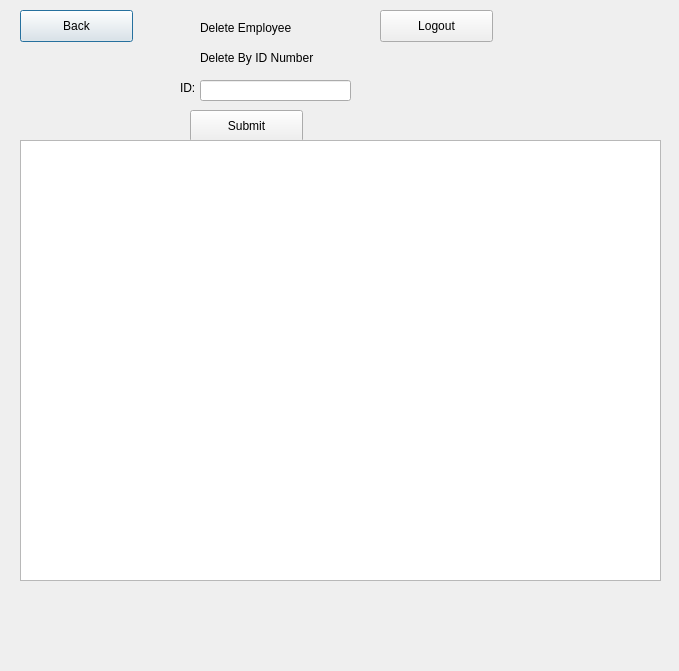
<?xml version="1.0" encoding="UTF-8"?>
<ui version="4.0">
 <class>deleteEmployee</class>
 <widget class="QDialog" name="deleteEmployee">
  <property name="geometry">
   <rect>
    <x>0</x>
    <y>0</y>
    <width>679</width>
    <height>671</height>
   </rect>
  </property>
  <property name="windowTitle">
   <string>Dialog</string>
  </property>
  <widget class="QPushButton" name="pushButton">
   <property name="geometry">
    <rect>
     <x>20</x>
     <y>10</y>
     <width>113</width>
     <height>32</height>
    </rect>
   </property>
   <property name="text">
    <string>Back</string>
   </property>
  </widget>
  <widget class="QLabel" name="label">
   <property name="geometry">
    <rect>
     <x>200</x>
     <y>20</y>
     <width>101</width>
     <height>16</height>
    </rect>
   </property>
   <property name="text">
    <string>Delete Employee</string>
   </property>
  </widget>
  <widget class="QPushButton" name="pushButton_2">
   <property name="geometry">
    <rect>
     <x>380</x>
     <y>10</y>
     <width>113</width>
     <height>32</height>
    </rect>
   </property>
   <property name="text">
    <string>Logout</string>
   </property>
  </widget>
  <widget class="QLabel" name="label_2">
   <property name="geometry">
    <rect>
     <x>200</x>
     <y>50</y>
     <width>141</width>
     <height>16</height>
    </rect>
   </property>
   <property name="text">
    <string>Delete By ID Number</string>
   </property>
  </widget>
  <widget class="QLabel" name="label_3">
   <property name="geometry">
    <rect>
     <x>180</x>
     <y>80</y>
     <width>60</width>
     <height>16</height>
    </rect>
   </property>
   <property name="text">
    <string>ID: </string>
   </property>
  </widget>
  <widget class="QLineEdit" name="lineEdit_id">
   <property name="geometry">
    <rect>
     <x>200</x>
     <y>80</y>
     <width>151</width>
     <height>21</height>
    </rect>
   </property>
  </widget>
  <widget class="QPushButton" name="pushButton_3">
   <property name="geometry">
    <rect>
     <x>190</x>
     <y>110</y>
     <width>113</width>
     <height>32</height>
    </rect>
   </property>
   <property name="text">
    <string>Submit</string>
   </property>
  </widget>
  <widget class="QTableWidget" name="tableWidget">
   <property name="geometry">
    <rect>
     <x>20</x>
     <y>140</y>
     <width>641</width>
     <height>441</height>
    </rect>
   </property>
  </widget>
 </widget>
 <resources/>
 <connections/>
</ui>
